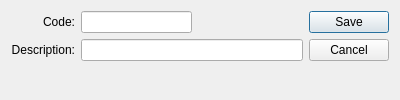
<?xml version="1.0" encoding="UTF-8"?>
<ui version="4.0">
 <comment>This file is part of the xTuple ERP: PostBooks Edition, a free and
open source Enterprise Resource Planning software suite,
Copyright (c) 1999-2018 by OpenMFG LLC, d/b/a xTuple.
It is licensed to you under the Common Public Attribution License
version 1.0, the full text of which (including xTuple-specific Exhibits)
is available at www.xtuple.com/CPAL.  By using this software, you agree
to be bound by its terms.</comment>
 <class>siteType</class>
 <widget class="QDialog" name="siteType">
  <property name="geometry">
   <rect>
    <x>0</x>
    <y>0</y>
    <width>400</width>
    <height>100</height>
   </rect>
  </property>
  <property name="windowTitle">
   <string>Site Type</string>
  </property>
  <layout class="QGridLayout" name="gridLayout_2">
   <item row="0" column="0">
    <layout class="QVBoxLayout" name="verticalLayout">
     <item>
      <layout class="QGridLayout" name="gridLayout">
       <item row="0" column="0">
        <widget class="QLabel" name="_codeLit">
         <property name="text">
          <string>Code:</string>
         </property>
         <property name="alignment">
          <set>Qt::AlignRight|Qt::AlignTrailing|Qt::AlignVCenter</set>
         </property>
        </widget>
       </item>
       <item row="0" column="1">
        <layout class="QHBoxLayout">
         <property name="spacing">
          <number>0</number>
         </property>
         <item>
          <widget class="XLineEdit" name="_code"/>
         </item>
         <item>
          <spacer name="Spacer45">
           <property name="orientation">
            <enum>Qt::Horizontal</enum>
           </property>
           <property name="sizeType">
            <enum>QSizePolicy::Expanding</enum>
           </property>
           <property name="sizeHint" stdset="0">
            <size>
             <width>20</width>
             <height>20</height>
            </size>
           </property>
          </spacer>
         </item>
        </layout>
       </item>
       <item row="1" column="0">
        <widget class="QLabel" name="_descriptionLit">
         <property name="text">
          <string>Description:</string>
         </property>
         <property name="alignment">
          <set>Qt::AlignRight|Qt::AlignTrailing|Qt::AlignVCenter</set>
         </property>
        </widget>
       </item>
       <item row="1" column="1">
        <widget class="XLineEdit" name="_description"/>
       </item>
      </layout>
     </item>
     <item>
      <spacer name="Spacer47">
       <property name="orientation">
        <enum>Qt::Vertical</enum>
       </property>
       <property name="sizeType">
        <enum>QSizePolicy::Expanding</enum>
       </property>
       <property name="sizeHint" stdset="0">
        <size>
         <width>20</width>
         <height>0</height>
        </size>
       </property>
      </spacer>
     </item>
    </layout>
   </item>
   <item row="0" column="1">
    <widget class="QDialogButtonBox" name="_buttonBox">
     <property name="orientation">
      <enum>Qt::Vertical</enum>
     </property>
     <property name="standardButtons">
      <set>QDialogButtonBox::Cancel|QDialogButtonBox::Save</set>
     </property>
    </widget>
   </item>
  </layout>
 </widget>
 <layoutdefault spacing="6" margin="11"/>
 <customwidgets>
  <customwidget>
   <class>XLineEdit</class>
   <extends>QLineEdit</extends>
   <header>xlineedit.h</header>
   <container>1</container>
  </customwidget>
 </customwidgets>
 <tabstops>
  <tabstop>_code</tabstop>
  <tabstop>_description</tabstop>
 </tabstops>
 <includes>
  <include location="global">parameter.h</include>
 </includes>
 <resources/>
 <connections/>
</ui>
